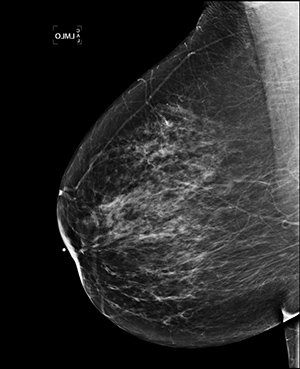
#> input picture assets/digitalMamogram.jpg, 300 x 369 px
$ jupyter execute 'Image Enhancement in Spatial Domain.ipynb'
#> lines starting #> are read from the running program, lines starting #| are printed output that depends on the picture
### Image Enhancement
The principal objective of image enhancement is to process an image so that the result is more suitable that the original image for specific application.

The spatial domain process involve following expression:

\begin{equation*}
g(x,y) = T[f(x,y)]
\end{equation*}

where **f(x,y)** is an input image, **g(x,y)** is the output image, and **T** is an operator on **f** defined over a neighborhood of point (x,y).

### Some Basic Gray Level Transformation

#### Image Negatives
The negative of an image with intensity levels in the range **[0, L-1]** is obtained by using the negative transformation function:

\begin{equation*}
s = L - 1 - r
\end{equation*}

[cell 1]
import cv2 as cv
import numpy as np
import matplotlib.pyplot as plt

[cell 2]
digitalMamo = cv.imread("assets/digitalMamogram.jpg")
#> digitalMamo is the input picture: shape (369, 300, 3); min 0, max 255, mean 42.5
digitalMamo_copy = np.copy(digitalMamo)
digitalMamo_gray = cv.cvtColor(digitalMamo_copy, cv.COLOR_BGR2GRAY)

maxIntensity = np.amax(digitalMamo_gray)
#> maxIntensity = 255
negative_digitialMamo_gray = maxIntensity - 1 - digitalMamo_gray
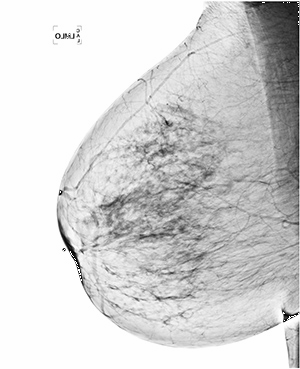
#> negative_digitialMamo_gray: shape (369, 300); min 0, max 255, mean 211.6

[cell 3]
fig, (ax1, ax2) = plt.subplots(nrows=1, ncols=2, figsize=(30, 20))
ax1.imshow(digitalMamo_gray, cmap="gray")
ax1.set_title("Original Image")
ax2.imshow(negative_digitialMamo_gray, cmap="gray")
ax2.set_title("Negative Image")
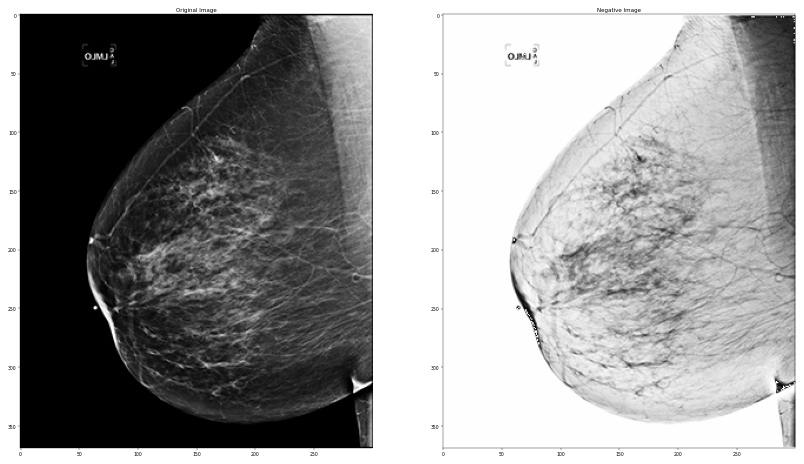
#> figure drawn by matplotlib, 2 panels

#### Log Transformations
The general form of the log transformation is
\begin{equation*}
s = c\log(1+r)
\end{equation*}

were **c** is constant and **r** >=0.

[cell 4]
plt.plot(np.log([1,2,3,4,5,6,7,8,9,10,11,12,13,15,16,17,18,19,20,21]))
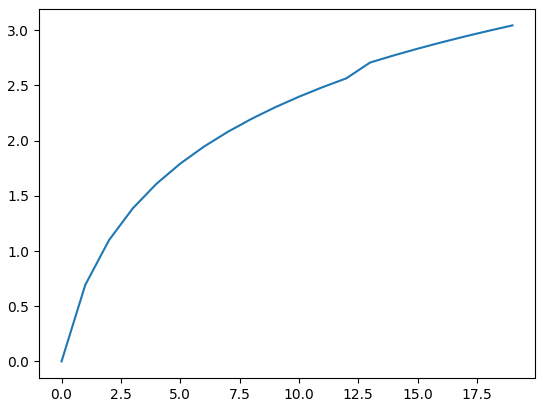
#> figure drawn by matplotlib, 1 panel; curve peaks at x = 19, y = 3.04
